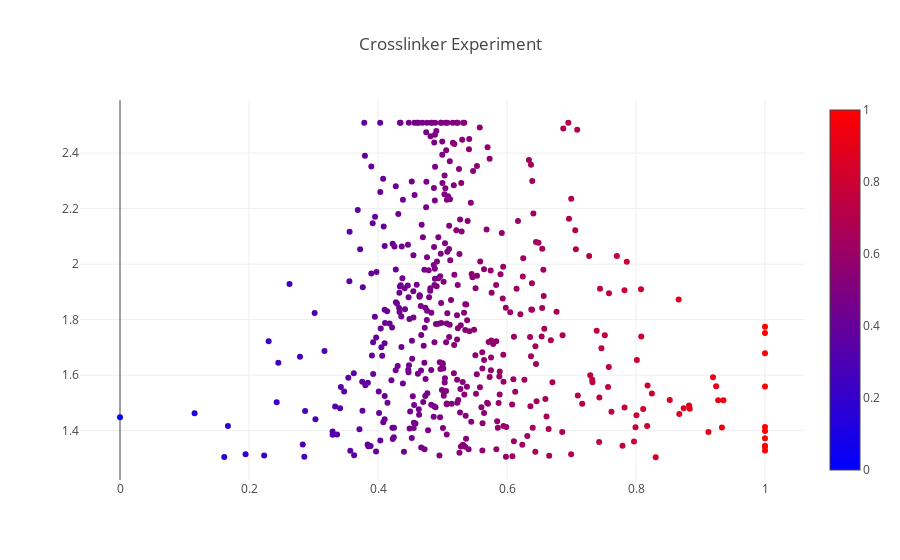

The notebook cell this image was saved under:
### Code cell
#interactive plot

trace_1 = go.Scatter(
    x=selection.fc,
    y=selection.log10_score,
    mode='markers',
    name='MA Plot',
    text = [a + ' ' +b for a,b in zip(selection.index.values, selection.Gene_desc)],
    hoverinfo = 'text',
    marker=dict(
        #size=16,
        color = selection.fc2, #set color equal to a variable
        colorscale='Bluered',
        showscale=True
    )
)
'''
annot_1 = go.Scatter(
    x=[selection.fc.loc['Tb927.3.2610']],
    y=[selection.log10_score.loc['Tb927.3.2610']],
    mode='markers+text',
    name='Tb927.3.2610',
    text=['Bait'],
    textposition='bottom center'
)

annot_1 = go.Scatter(
    x=[selection.fc.loc['Tb927.11.11750']],
    y=[selection.log10_score.loc['Tb927.11.11750']],
    mode='markers+text',
    name='Tb927.11.11750',
    text=['membrane-bound acid phosphatase, putative'],
    textposition='bottom center'
)
'''

layout = dict(title='Crosslinker Experiment')


fig = go.Figure(data=[trace_1], 
                layout=layout)
iplot(fig, filename='test')

### Figure 1 — Plotly figure (JSON) as saved in the notebook; plotly's stock layout.template omitted (floating-point values rounded to 4 significant figures; data arrays with more than 128 entries replaced by an {"elided": "..."} marker saying what was removed)
{"data": [{"hoverinfo": "text", "marker": {"color": {"elided": "456 float values"}, "colorscale": "Bluered", "showscale": true}, "mode": "markers", "name": "MA Plot", "text": {"elided": "456 str values"}, "type": "scatter", "uid": "87642502-f7bf-11e8-90e7-005056c00008", "x": {"elided": "456 float values"}, "y": {"elided": "456 float values"}}], "layout": {"title": "Crosslinker Experiment"}}
